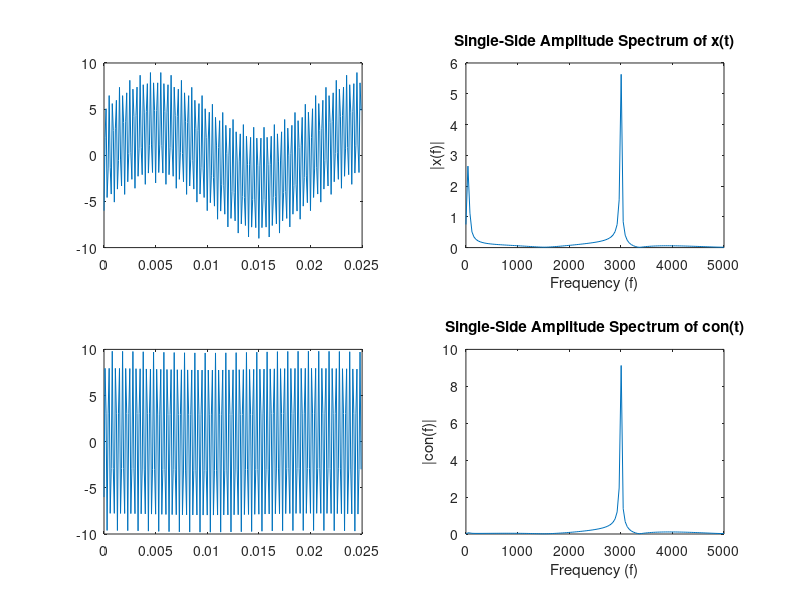

The MATLAB script that drew this image:
Fs=10000;
Ts=1/Fs;
Length=250;
t=(0:Length-1)*Ts;

%% -------Define the signal Frequency-----------%
f1=50;
f2=3000;


%% ------------Define the Signal----------------% 
x=3*sin(2*pi*f1*t)-6*cos(2*pi*f2*t);
subplot(2,2,1);
plot(t,x);

%% ------------Frequency Analysis---------------%
NFFT = 2^nextpow2(Length); 
Y = fft(x,NFFT)/Length;
f1 = Fs/2*linspace(0,1,NFFT/2+1);

subplot(2,2,2);
plot(f1,2*abs(Y(1:NFFT/2+1))) 
xlabel('Frequency (f)'); 
ylabel('|x(f)|');
title('Single-Side Amplitude Spectrum of x(t)');

%% ------------Convolution Example--------------%
% con = [0 x 0];
% temp=rand(1,Length);
% for i=2:Length+1
%     temp(i-1)= con(i)-con(i-1);
% end
% subplot(2,2,3);
% plot(t,temp);

%% ------------High Pass Filter----------------%
hpf=[1 -1];
temp = conv2(hpf,x);
subplot(2,2,3);
plot(t,temp(1:Length));

%% -----------Signal After filter--------------%
NFFT = 2^nextpow2(Length); 
Y = fft(temp,NFFT)/Length;
f1 = Fs/2*linspace(0,1,NFFT/2+1);
subplot(2,2,4);
plot(f1,2*abs(Y(1:NFFT/2+1))) 
xlabel('Frequency (f)'); 
ylabel('|con(f)|');
title('Single-Side Amplitude Spectrum of con(t)');